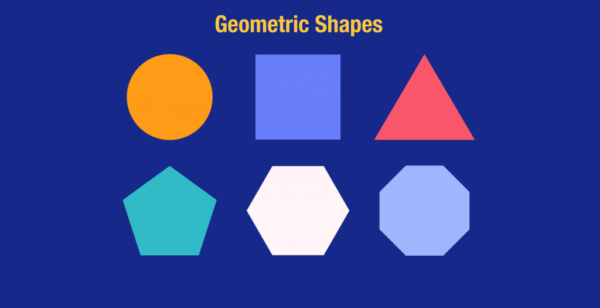
#> input picture opencv/fotograflar/shapes.png, 600 x 308 px
$ python shapes.py
#> lines starting #> are read from the running program, lines starting #| are printed output that depends on the picture; after the words box and inside, x2 and y2 are one past the last pixel; in counts of white or black regions, pixels touching at a corner belong together
import numpy as np
import cv2

img = cv2.imread('fotograflar/shapes.png')
#> img is the input picture: shape (308, 600, 3); mean B, G, R 147.4, 67.2, 53.8
imgGrey = cv2.cvtColor(img, cv2.COLOR_BGR2GRAY)
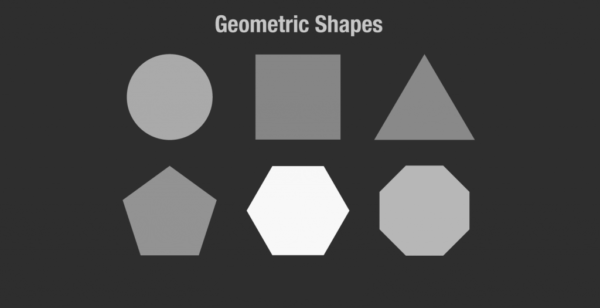
#> imgGrey: shape (308, 600); min 45, max 248, mean 72.1
_, thrash = cv2.threshold(imgGrey, 240, 255, cv2.THRESH_BINARY)
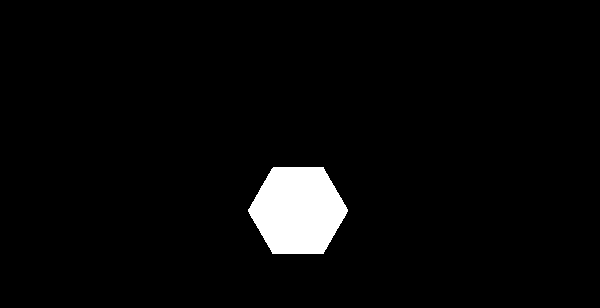
#> thrash: shape (308, 600); 3.6% white; 1 white region
contours, _ = cv2.findContours(thrash, cv2.RETR_TREE, cv2.CHAIN_APPROX_NONE)
#> contours = 1 contour; box (x1, y1, x2, y2) and area: (248, 167, 348, 254) 6450

cv2.imshow("img", img)
for contour in contours:
    approx = cv2.approxPolyDP(contour, 0.01* cv2.arcLength(contour, True), True)
    cv2.drawContours(img, [approx], 0, (0, 0, 0), 5)
    x = approx.ravel()[0]
    y = approx.ravel()[1] - 5
    if len(approx) == 3:
        cv2.putText(img, "Triangle", (x, y), cv2.FONT_HERSHEY_COMPLEX, 0.5, (0, 0, 0))
    elif len(approx) == 4:
        x1 ,y1, w, h = cv2.boundingRect(approx)
        aspectRatio = float(w)/h
        print(aspectRatio)
        if aspectRatio >= 0.95 and aspectRatio <= 1.05:
          cv2.putText(img, "square", (x, y), cv2.FONT_HERSHEY_COMPLEX, 0.5, (0, 0, 0))
        else:
          cv2.putText(img, "rectangle", (x, y), cv2.FONT_HERSHEY_COMPLEX, 0.5, (0, 0, 0))
    elif len(approx) == 5:
        cv2.putText(img, "Pentagon", (x, y), cv2.FONT_HERSHEY_COMPLEX, 0.5, (0, 0, 0))
    elif len(approx) == 6:
        cv2.putText(img, "hekzagon", (x, y), cv2.FONT_HERSHEY_COMPLEX, 0.5, (0, 0, 0))
    elif len(approx) == 8:
        cv2.putText(img, "octagon", (x, y), cv2.FONT_HERSHEY_COMPLEX, 0.5, (0, 0, 0))
    else:
        cv2.putText(img, "Circle", (x, y), cv2.FONT_HERSHEY_COMPLEX, 0.5, (0, 0, 0))
#> this loop made 1 pass
#> (x, y) on pass 1: (273, 162)
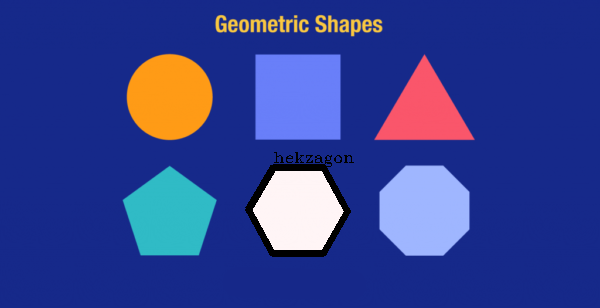
#> img: shape (308, 600, 3); 1.23% of pixels changed, all inside (x1, y1, x2, y2) = (245, 152, 354, 257)


cv2.imshow("shapes", img)
cv2.waitKey(0)
cv2.destroyAllWindows()
